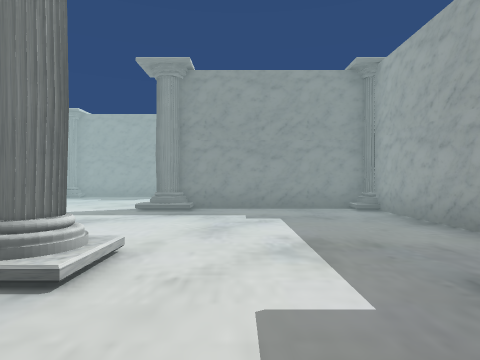
[1] (above)

24 first-person views from a walk through a Unity game level. The camera is 1.4 m above the floor, looks level and sees 75° across. The floor is counted in squares, 2 m on a side. Each view is taken from the middle of a square. On the plan, view 1 faces up. The plan holds only what a view shows up to about 10 squares ahead; the rest is blank. The place goes on beyond the plan.

[2]
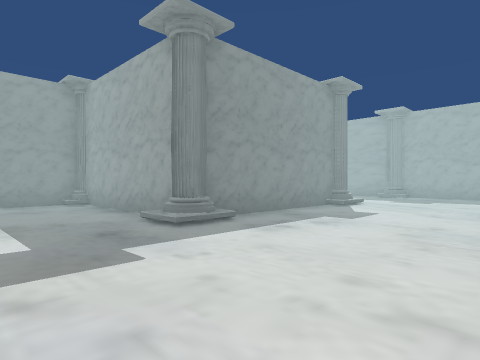

[3]
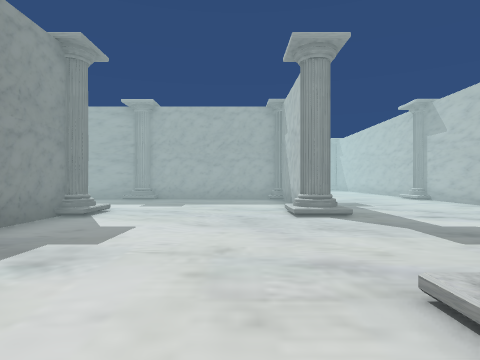

[4]
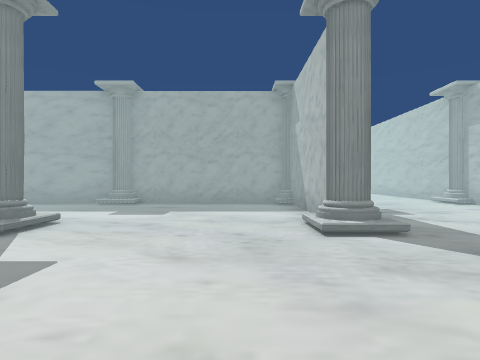

[5]
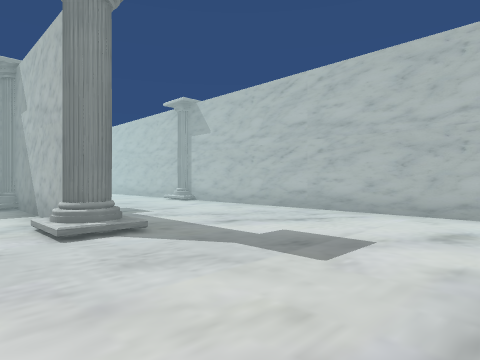

[6]
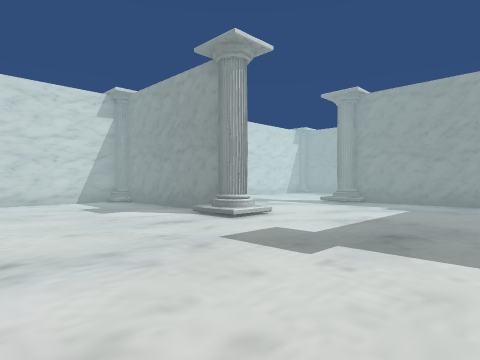

[7]
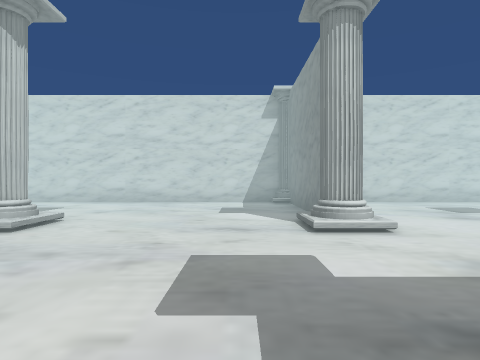

[8]
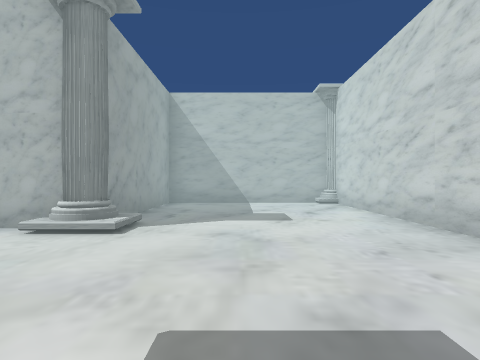

[9]
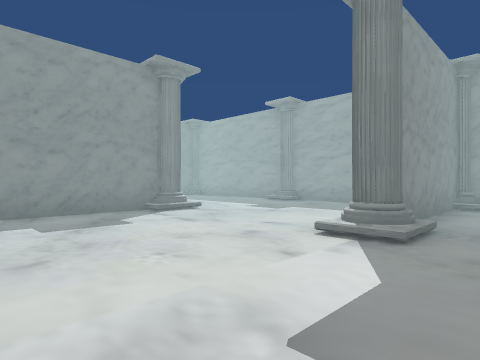

[10]
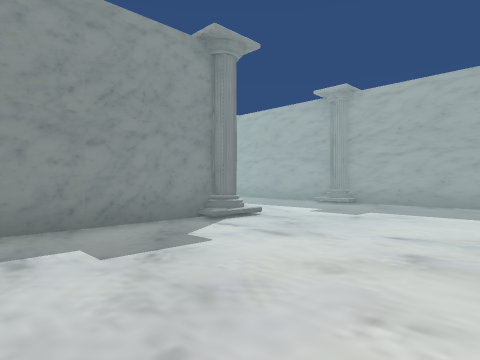

[11]
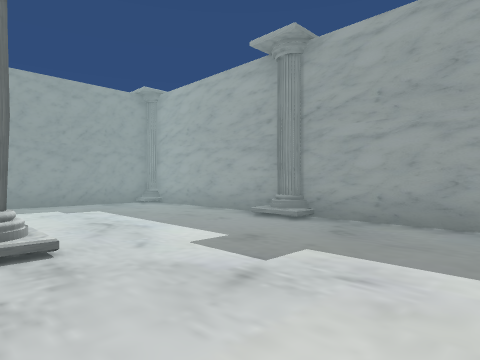

[12]
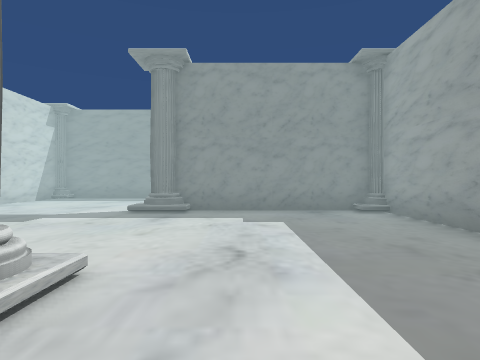

[13]
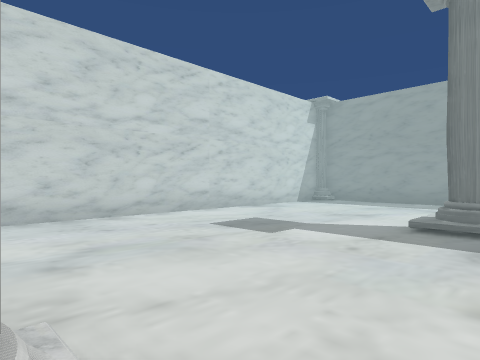

[14]
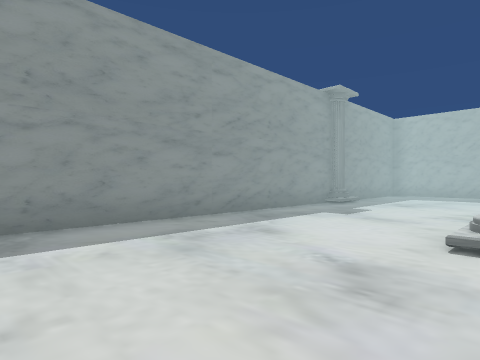

[15]
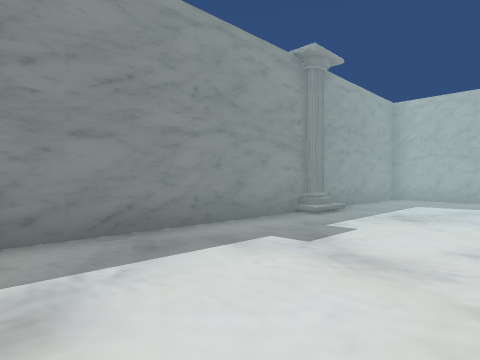

[16]
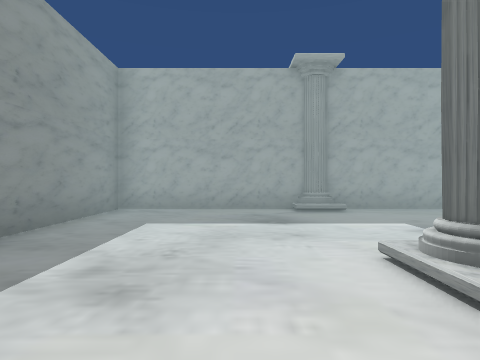

[17]
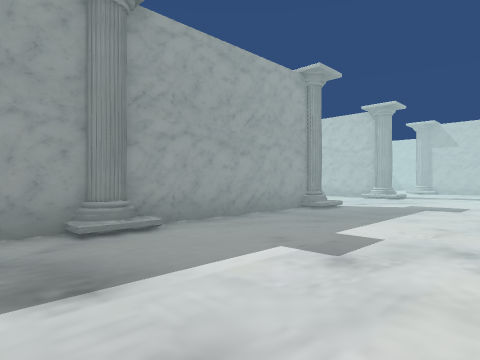

[18]
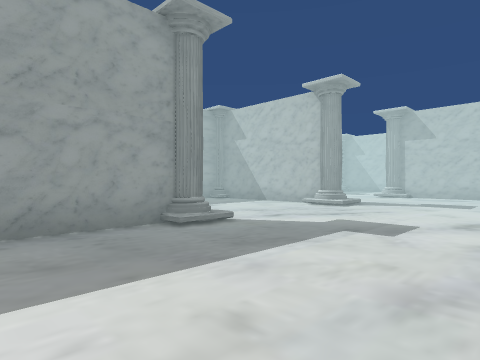

[19]
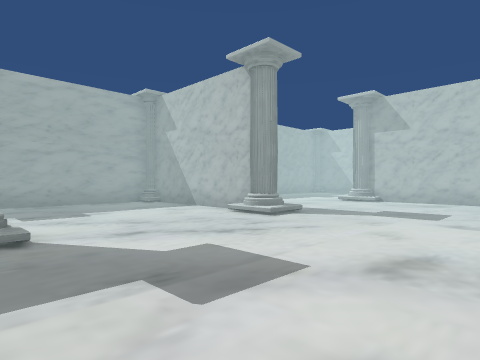

[20]
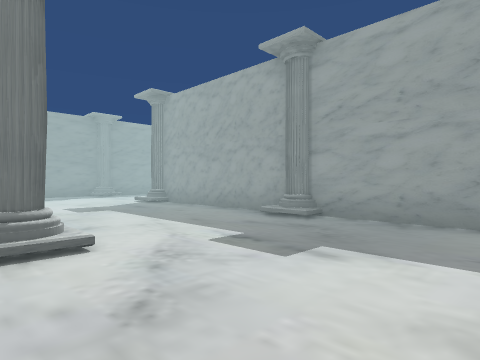

[21]
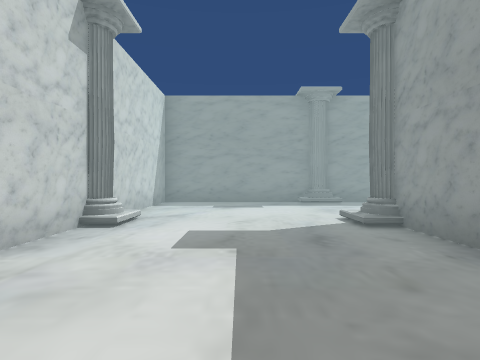

[22]
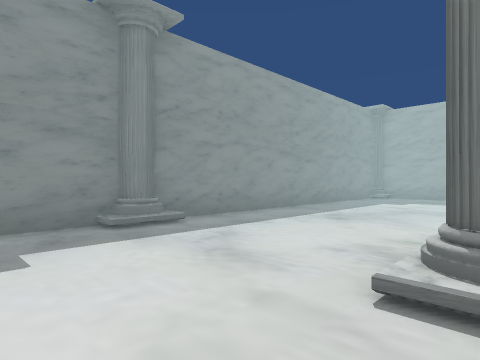

[23]
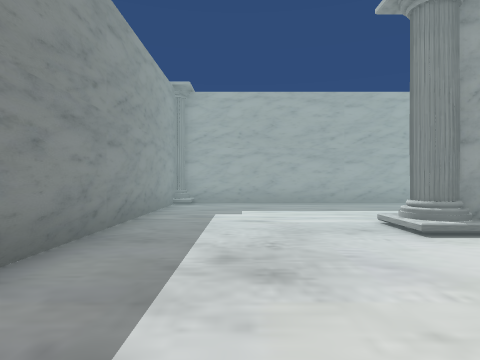

[24]
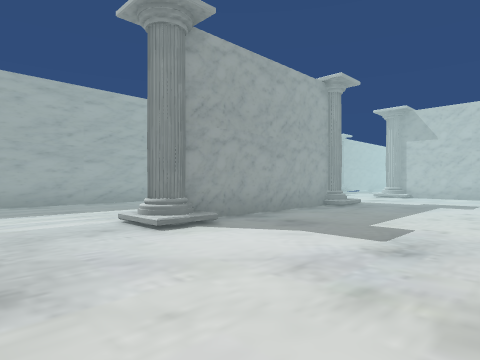

### Floor plan
Points are (right, up) in squares from view 1. A wall is a line through its corners. A room is listed if a view was taken in it or the views show most of it. See-through windows are left out.
Room 1 (views 1, 2, 3, 4, 5, 6, 7, 8, 9, 10, 11, 12, 13, 14, 15, 16, 17, 18, 19, 20, 21, 22, 23, 24)
walls: (9.4, 7.7) (12.9, 7.7); (8.4, 2.5) (3.6, 2.5); (13.4, 8.2) (13.4, 12.5); (5.4, 2.6) (7.9, 2.6); (3.2, 9.1) (3.2, 17.4); (8.5, 13.5) (8.5, 22.9) (-5.4, 22.9); (2.5, 7.6) (-1.5, 7.6); (3.2, 2.9) (3.2, 7.5); (13.4, 13.4) (13.4, 17.5); (9.4, -2.5) (13.4, -2.5) (13.4, 5.5); (18.4, 13.6) (18.4, 17.6); (-2.1, 2.5) (-6.4, 2.5); (-2.5, 12.7) (-5.4, 12.7); (2.5, 18.2) (-1.5, 18.2); (-1.5, -2.5) (-0.5, -2.5); (4.9, -7.6) (12, -7.6); (-6.9, 8.6) (-6.9, 4.9); (-6.9, 1.5) (-6.9, -7.4); (23.5, 15.8) (23.5, 22.5); (-6.5, -7.6) (-1.8, -7.6) (-1.8, -3.4); (-6.9, 21.2) (-6.9, 13.8); (23.4, 22.9) (8.6, 22.9) (8.6, 16)
objects: column (-7, 2) to (-7, 3); column (-2, -3); column (-2, 2); column (-2, 8); column (-2, 13); column (-2, 18); column (3, -3); column (3, 2); column (3, 8); column (3, 13); column (3, 18); column (3, 23); column (8, 13); column (8, 18); column (9, -3); column (9, 3); column (9, 8); column (13, -8); column (13, 13); column (13, 18); column (13, 23); column (14, -3); column (14, 3); column (18, 13); column (18, 18)

Where each view was taken, in squares from view 1:
view 1: 0 up, 0 right, facing up
view 2: 2 down, 0 right, facing up-right
view 3: 1 down, 2 right, facing right
view 4: 1 down, 4 right, facing right
view 5: 1 down, 4 right, facing down-right
view 6: 2 down, 3 right, facing up-left
view 7: 1 up, 3 right, facing left
view 8: 2 up, 4 left, facing down
view 9: 6 up, 6 left, facing up-right
view 10: 8 up, 6 left, facing up-right
view 11: 9 up, 2 left, facing up-right
view 12: 11 up, 0 right, facing up
view 13: 13 up, 1 left, facing up-left
view 14: 18 up, 6 left, facing up-right
view 15: 19 up, 3 left, facing up-right
view 16: 20 up, 1 right, facing right
view 17: 20 up, 4 right, facing down-right
view 18: 16 up, 4 right, facing down-right
view 19: 13 up, 4 right, facing down-right
view 20: 9 up, 8 right, facing up-right
view 21: 13 up, 11 right, facing up
view 22: 18 up, 11 right, facing up-right
view 23: 21 up, 14 right, facing right
view 24: 21 up, 14 right, facing down-right
